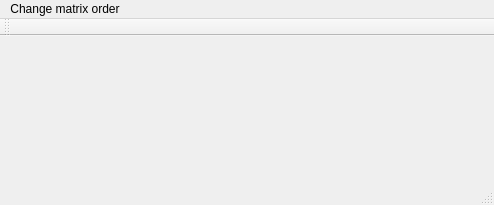
<?xml version="1.0" encoding="UTF-8"?>
<ui version="4.0">
 <class>Window</class>
 <widget class="QMainWindow" name="Window">
  <property name="geometry">
   <rect>
    <x>0</x>
    <y>0</y>
    <width>494</width>
    <height>205</height>
   </rect>
  </property>
  <property name="windowTitle">
   <string>Window</string>
  </property>
  <widget class="QWidget" name="centralWidget"/>
  <widget class="QMenuBar" name="menuBar">
   <property name="geometry">
    <rect>
     <x>0</x>
     <y>0</y>
     <width>494</width>
     <height>24</height>
    </rect>
   </property>
   <widget class="QMenu" name="menu2048">
    <property name="title">
     <string>Change matrix order</string>
    </property>
    <addaction name="action2"/>
    <addaction name="action4_2"/>
    <addaction name="action8"/>
    <addaction name="action16"/>
    <addaction name="separator"/>
    <addaction name="actionOther"/>
   </widget>
   <addaction name="menu2048"/>
  </widget>
  <widget class="QToolBar" name="mainToolBar">
   <attribute name="toolBarArea">
    <enum>TopToolBarArea</enum>
   </attribute>
   <attribute name="toolBarBreak">
    <bool>false</bool>
   </attribute>
  </widget>
  <widget class="QStatusBar" name="statusBar"/>
  <action name="action2">
   <property name="text">
    <string>Matrix order: 2</string>
   </property>
  </action>
  <action name="action4">
   <property name="text">
    <string>3</string>
   </property>
  </action>
  <action name="action4_2">
   <property name="text">
    <string>Matrix order: 4</string>
   </property>
  </action>
  <action name="action8">
   <property name="text">
    <string>Matrix order: 8</string>
   </property>
  </action>
  <action name="action16">
   <property name="text">
    <string>Matrix order: 16</string>
   </property>
  </action>
  <action name="actionOther">
   <property name="text">
    <string>Other matrix order</string>
   </property>
  </action>
 </widget>
 <layoutdefault spacing="6" margin="11"/>
 <resources/>
 <connections/>
</ui>
